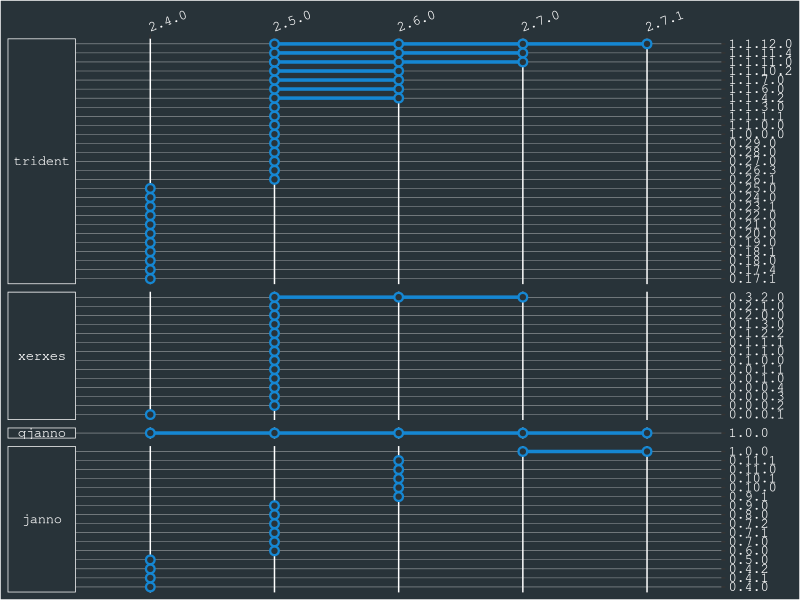

The R script that drew this image:
# setwd("/home/schmid/agora/poseidon-framework.github.io/version_table_figure")

library(ggplot2)
library(magrittr)

make_sorted_factor <- function(x, ...) {
  factor(x, levels = unique(stringr::str_sort(x, numeric = TRUE)), ...)
}

versions_raw <- readr::read_tsv("version_table.tsv")

versions <- versions_raw %>%
  dplyr::mutate(
    tool = factor(tool, levels = c("trident", "xerxes", "qjanno", "janno")),
    poseidonVersion = make_sorted_factor(poseidonVersion, ordered = TRUE),
    version = make_sorted_factor(version)
  )

versions_for_segments <- versions %>%
  dplyr::group_by(tool, version) %>%
  dplyr::summarise(
    minPoseidonVersion = min(poseidonVersion),
    maxPoseidonVersion = max(poseidonVersion),
  ) %>%
  dplyr::ungroup()

p <- ggplot() +
  facet_grid(rows = dplyr::vars(tool), scales = "free_y", space = "free_y", switch = "both") +
  geom_segment(
    data = versions_for_segments,
    mapping = aes(x = minPoseidonVersion, xend = maxPoseidonVersion, y = version, yend = version),
    color = "#1587D3",
    linewidth = 1.2
  ) +
  geom_point(
    data = versions,
    mapping = aes(x = poseidonVersion, y = version),
    color = "#1587D3",
    size = 3
  ) +  
  geom_point(
    data = versions,
    mapping = aes(x = poseidonVersion, y = version),
    color = "#283339",
    size = 1.5
  ) +
  scale_y_discrete(position = "right") +
  scale_x_discrete(position = "top") +
  theme(
    strip.text.y.left = element_text(angle = 0),
    plot.background = element_rect(fill = "#283339"),
    #axis.text.y.right = element_text(hjust = 1),
    axis.text = element_text(color = "white", size = 10),
    axis.text.x = element_text(angle = 20, hjust = 0, vjust = 1),
    axis.title = element_blank(),
    panel.background = element_rect(fill = "#283339"),
    panel.grid.major.y = element_line(linewidth = 0.1),
    panel.grid.minor.y = element_blank(),
    strip.background = element_rect(fill = NA, color = "white"),
    strip.text = element_text(color = "white", size = 10),
    text = element_text(family = "mono")
  ) +
  xlab("Poseidon Version")

ggsave(
  filename = "version_figure.png",
  plot = p,
  device = "png",
  scale = 4,
  units = "px",
  width = 150,
  height = 310,
  dpi = 150
)
  
